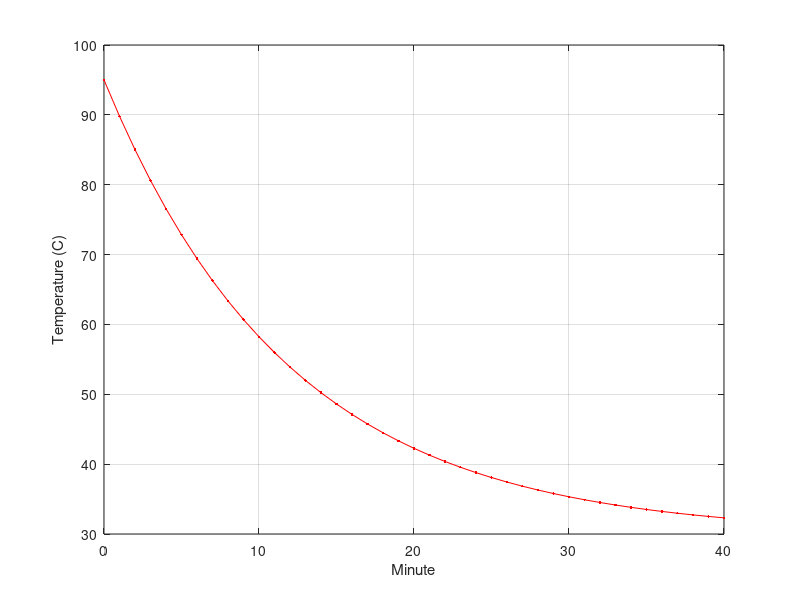

Write MATLAB code to recreate this figure.
% Day 044 · for Loops — A recurrence: cooling of a transformer
% Run: open this file in MATLAB and press Run (or type example_2 in the Command Window)

T_amb = 30;  T = 95;  k = 0.08;           % Newton-style cooling, 1 step = 1 minute
minutes = 40;
temps = zeros(1, minutes + 1);
temps(1) = T;
for m = 1:minutes
    temps(m + 1) = temps(m) - k * (temps(m) - T_amb);
end
fprintf('After %d minutes: %.1f C\n', minutes, temps(end));
plot(0:minutes, temps, 'r.-'); xlabel('Minute'); ylabel('Temperature (C)'); grid on
idx = find(temps < 50, 1);
fprintf('Below 50 C after %d minutes\n', idx - 1);
